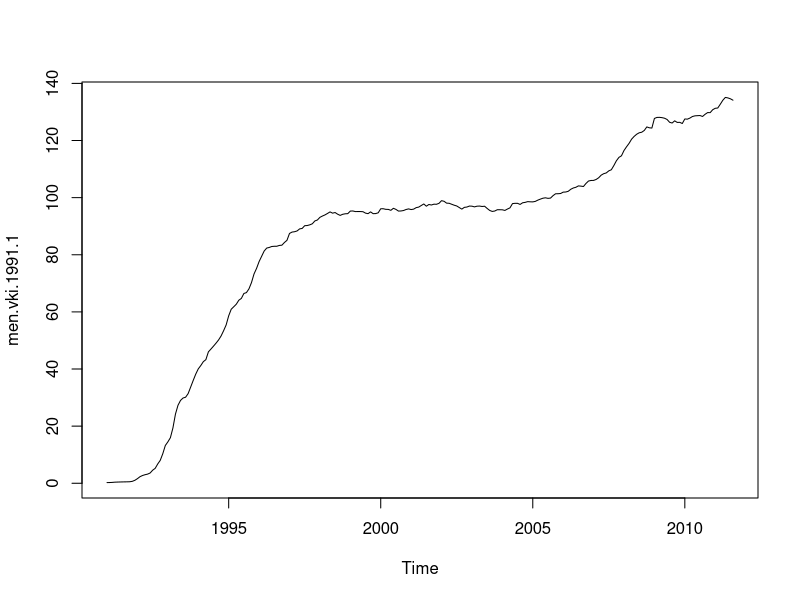

The R script that drew this image: (Note: this script raises an error after producing the figure.)
rm(list = ls())

grafikai = function(a)
{
pav = colnames(a)
plot(a)
savePlot(filename = paste(pav, " normal.wmf"), type = "wmf", device = dev.cur(), restoreConsole = TRUE)
plot(log(a))
savePlot(filename = paste(pav, " log.wmf"), type = "wmf", device = dev.cur(), restoreConsole = TRUE)
}

vki = ts(read.csv2('data/vki.csv'), start = 1991, frequency = 12)
pal = ts(read.csv2('data/pal.csv'), start = 2004:10, frequency = 12)
min = ts(read.csv2('data/min alga.csv'), start = 1995, frequency = 12)
iki = ts(read.csv2('data/iki.csv'), start = 2006, frequency = 12)
oil = ts(read.csv2('data/oil.csv'), start = 2006, frequency = 12)

grafikai(vki)
grafikai(pal)
grafikai(min)
grafikai(iki)
grafikai(oil)